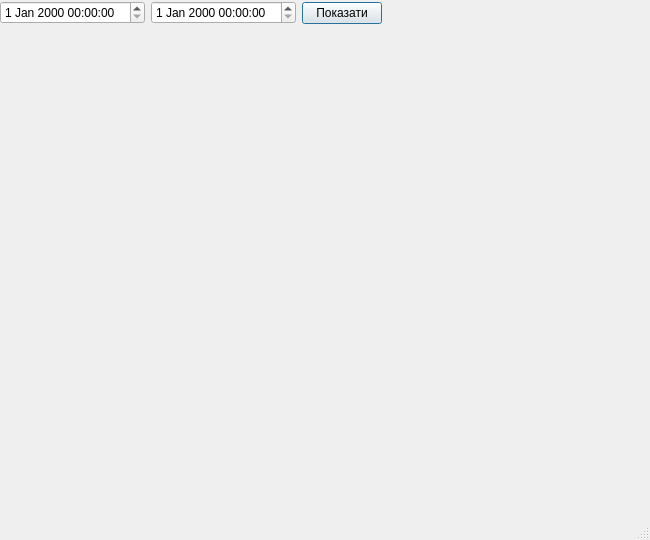
<?xml version="1.0" encoding="UTF-8"?>
<ui version="4.0">
 <class>Chart_incomes</class>
 <widget class="QDialog" name="Chart_incomes">
  <property name="windowModality">
   <enum>Qt::WindowModal</enum>
  </property>
  <property name="geometry">
   <rect>
    <x>0</x>
    <y>0</y>
    <width>650</width>
    <height>540</height>
   </rect>
  </property>
  <property name="sizePolicy">
   <sizepolicy hsizetype="Preferred" vsizetype="Preferred">
    <horstretch>0</horstretch>
    <verstretch>0</verstretch>
   </sizepolicy>
  </property>
  <property name="minimumSize">
   <size>
    <width>650</width>
    <height>540</height>
   </size>
  </property>
  <property name="maximumSize">
   <size>
    <width>650</width>
    <height>540</height>
   </size>
  </property>
  <property name="windowTitle">
   <string>Звіт по доходах</string>
  </property>
  <property name="windowIcon">
   <iconset resource="Res.qrc">
    <normaloff>:/new/prefix1/IMG/ico.png</normaloff>:/new/prefix1/IMG/ico.png</iconset>
  </property>
  <property name="sizeGripEnabled">
   <bool>true</bool>
  </property>
  <widget class="QLabel" name="label">
   <property name="geometry">
    <rect>
     <x>350</x>
     <y>0</y>
     <width>591</width>
     <height>31</height>
    </rect>
   </property>
   <property name="text">
    <string/>
   </property>
  </widget>
  <widget class="QFrame" name="frame">
   <property name="geometry">
    <rect>
     <x>9</x>
     <y>43</y>
     <width>631</width>
     <height>491</height>
    </rect>
   </property>
   <property name="sizePolicy">
    <sizepolicy hsizetype="Expanding" vsizetype="Expanding">
     <horstretch>0</horstretch>
     <verstretch>0</verstretch>
    </sizepolicy>
   </property>
   <property name="minimumSize">
    <size>
     <width>600</width>
     <height>0</height>
    </size>
   </property>
   <layout class="QHBoxLayout" name="horizontalLayout"/>
  </widget>
  <widget class="QWidget" name="layoutWidget">
   <property name="geometry">
    <rect>
     <x>0</x>
     <y>0</y>
     <width>345</width>
     <height>26</height>
    </rect>
   </property>
   <layout class="QHBoxLayout" name="horizontalLayout_2">
    <property name="sizeConstraint">
     <enum>QLayout::SetMinimumSize</enum>
    </property>
    <item>
     <widget class="QDateTimeEdit" name="dateTimeEdit_start"/>
    </item>
    <item>
     <widget class="QDateTimeEdit" name="dateTimeEdit_end"/>
    </item>
    <item>
     <widget class="QPushButton" name="pushButton">
      <property name="text">
       <string>Показати</string>
      </property>
     </widget>
    </item>
    <item>
     <spacer name="horizontalSpacer">
      <property name="orientation">
       <enum>Qt::Horizontal</enum>
      </property>
      <property name="sizeHint" stdset="0">
       <size>
        <width>40</width>
        <height>20</height>
       </size>
      </property>
     </spacer>
    </item>
   </layout>
  </widget>
 </widget>
 <resources>
  <include location="Res.qrc"/>
 </resources>
 <connections/>
</ui>
